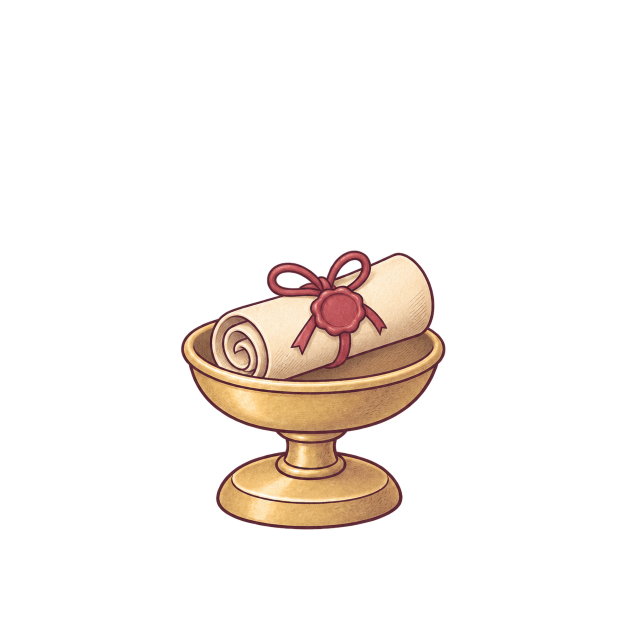
#> input picture design/art/_checks/b6-sources/crystal-ball-reveal.png, 1254 x 1254 px (shown at 1/2 size)
$ python finish-b6-crystal.py
#> lines starting #> are read from the running program, lines starting #| are printed output that depends on the picture
from pathlib import Path
from PIL import Image
import runpy
A=Path(__file__).resolve().parents[1]; S=A/'_checks/b6-sources'
def clean(i):
 i=i.convert('RGBA');i.putalpha(i.getchannel('A').point(lambda a:a if a>=20 else 0));return i
#> in clean, i is the input picture: PIL image 1254x1254 RGBA; mean R, G, B, A 23.9, 18.1, 14, 30.2
def fit(im,box):
 im=clean(im);bb=im.getchannel('A').getbbox();crop=im.crop(bb);crop.thumbnail((box[2]-box[0],box[3]-box[1]),Image.Resampling.LANCZOS);o=Image.new('RGBA',(1254,1254));o.alpha_composite(crop,(round((box[0]+box[2]-crop.width)/2),box[3]-crop.height));return o
#> after `bb = im.getchannel('A').getbbox()`: bb = (362, 501, 892, 1060)
#> after `crop.thumbnail((box[2] - box[0], box[3] - box[1]), Image.Resampling.LA`:
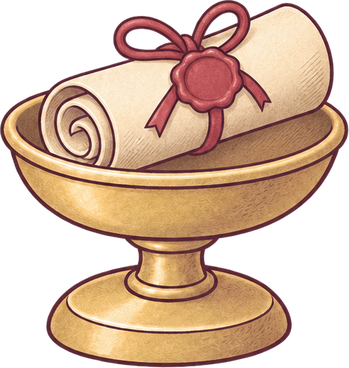
#> crop: PIL image 349x368 RGBA; mean R, G, B, A 125.3, 95.1, 73.3, 160.3; transparent parts drawn white
#> after `o = Image.new('RGBA', (1254, 1254))`: o: PIL image 1254x1254 RGBA; every value is 0
stand=fit(Image.open(S/'crystal-ball-reveal.png'),(350,690,900,1058));mist=fit(Image.open(S/'crystal-ball-mist.png'),(400,330,850,710));ball=fit(Image.open(S/'crystal-ball-glass.png'),(343,256,905,819));raw=bytearray(ball.tobytes())
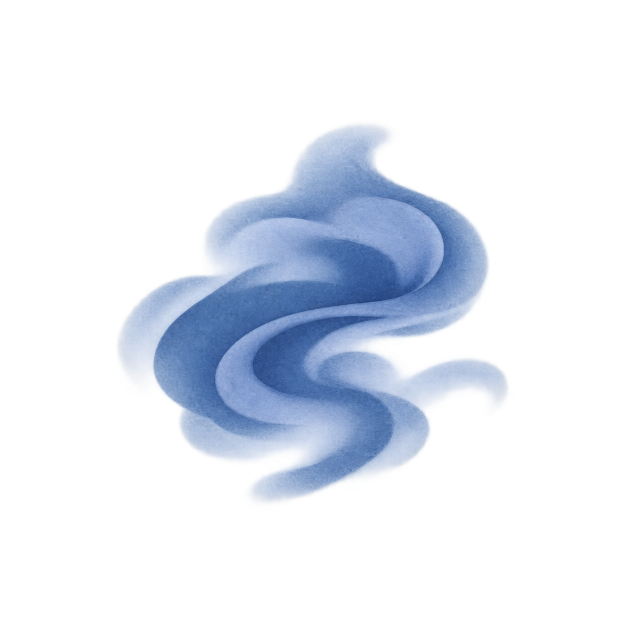
#> input picture design/art/_checks/b6-sources/crystal-ball-mist.png, 1254 x 1254 px (shown at 1/2 size)
#> call 2 of fit, with box = (400, 330, 850, 710)
#> in clean, i is the input picture: PIL image 1254x1254 RGBA; mean R, G, B, A 30.8, 37.5, 48.2, 48.1
#> in fit (call 2), `bb = im.getchannel('A').getbbox()`: bb = (234, 246, 1017, 1007)
#> in fit (call 2), `crop = im.crop(bb)`:
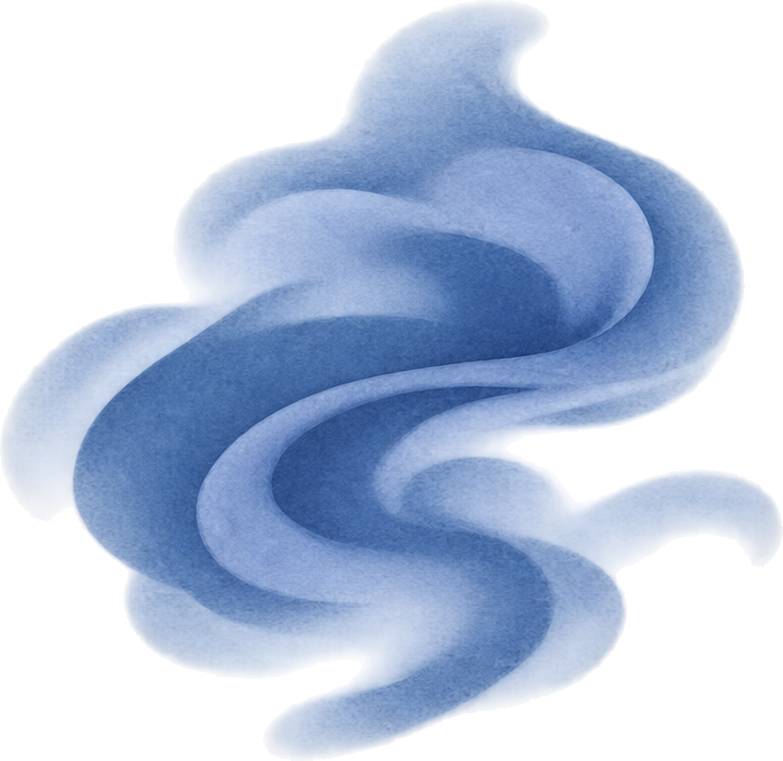
#> crop: PIL image 783x761 RGBA; mean R, G, B, A 80.7, 98.4, 126.3, 126.7; transparent parts drawn white
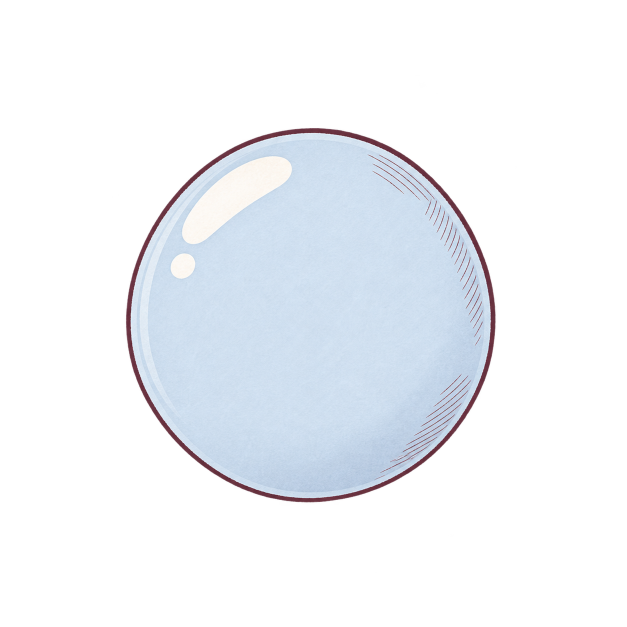
#> input picture design/art/_checks/b6-sources/crystal-ball-glass.png, 1254 x 1254 px (shown at 1/2 size)
#> call 3 of fit, with box = (343, 256, 905, 819)
#> in clean, i is the input picture: PIL image 1254x1254 RGBA; mean R, G, B, A 55.6, 58.4, 62.6, 69.1
#> in fit (call 3), `bb = im.getchannel('A').getbbox()`: bb = (251, 256, 992, 1005)
#> in fit (call 3), `crop = im.crop(bb)`:
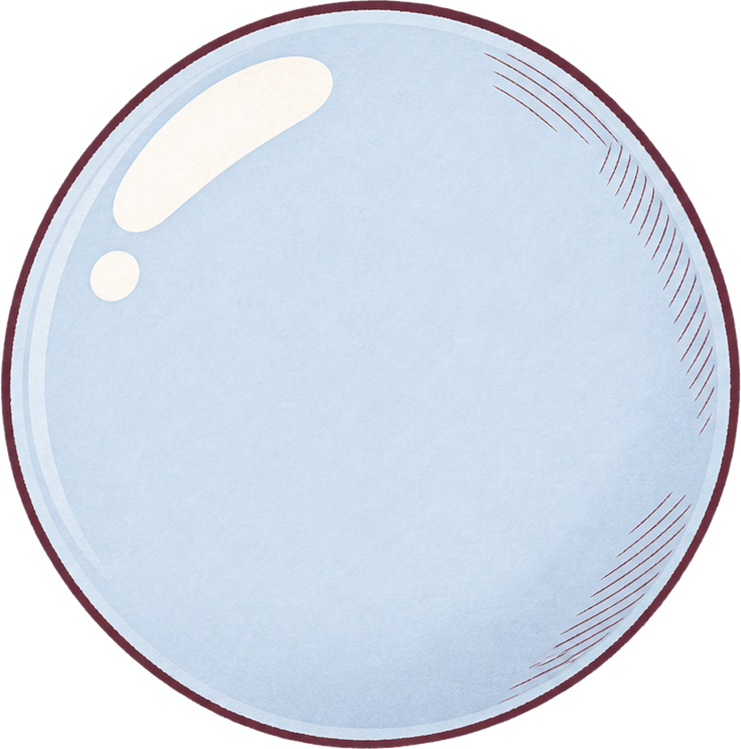
#> crop: PIL image 741x749 RGBA; mean R, G, B, A 157.2, 165.4, 177.4, 195.6; transparent parts drawn white
#> in fit (call 3), `o.alpha_composite(crop, (round((box[0] + box[2] - crop.width) / 2), bo`:
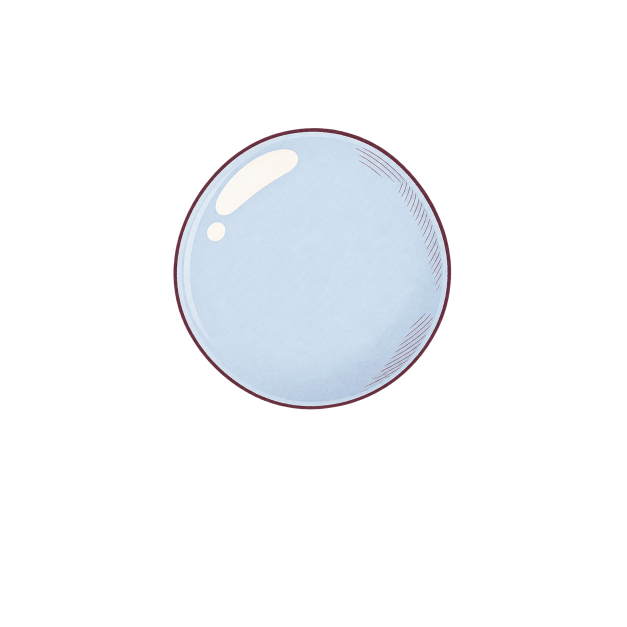
#> o: PIL image 1254x1254 RGBA (shown at 1/2 size); mean R, G, B, A 31.1, 32.8, 35.2, 39; transparent parts drawn white
for i in range(0,len(raw),4):
 r,g,b,a=raw[i:i+4]
 if a>0 and b>r+4 and g>r+3 and r>100:raw[i+3]=round(a*.375)
#> this loop made 1572516 passes
#> i on passes 2 to 4: 4, 8, 12
ball=Image.frombytes('RGBA',ball.size,bytes(raw))
s=.9;dx=-50;dy=-52
# source alpha top 256, bottom1058 => destination top 178 bottom900
def norm(im):
 o=Image.new('RGBA',(1024,1024));o.alpha_composite(im.resize((round(1254*s),round(1254*s)),Image.Resampling.LANCZOS),(round(dx),round(dy)));return o
#> after `o = Image.new('RGBA', (1024, 1024))`: o: PIL image 1024x1024 RGBA; every value is 0
parts={n:norm(im) for n,im in [('stand',stand),('mist',mist),('ball',ball)]}
#> in norm (call 3), `o.alpha_composite(im.resize((round(1254 * s), round(1254 * s)), Image.`:
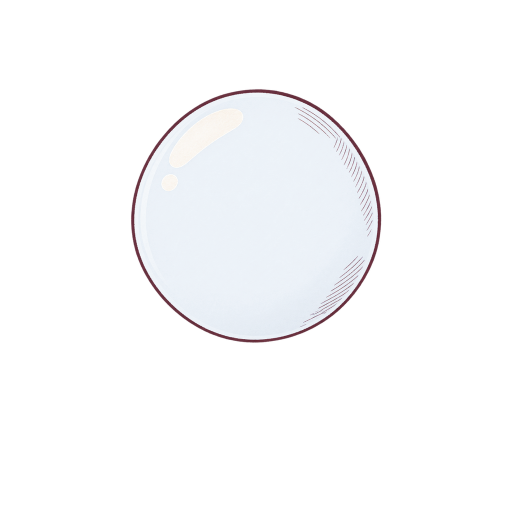
#> o: PIL image 1024x1024 RGBA (shown at 1/2 size); mean R, G, B, A 37.9, 39.8, 42.7, 21; transparent parts drawn white
#> parts = 3 items
spec={'layers':[{'name':'stand'},{'name':'mist','open':[{'at':0,'opacity':1},{'at':1,'opacity':0}]},{'name':'ball','open':[{'at':0,'opacity':1},{'at':1,'y':-.45,'opacity':0}]}]}
#> (the run stopped early here; a loop or call above may not have finished)
